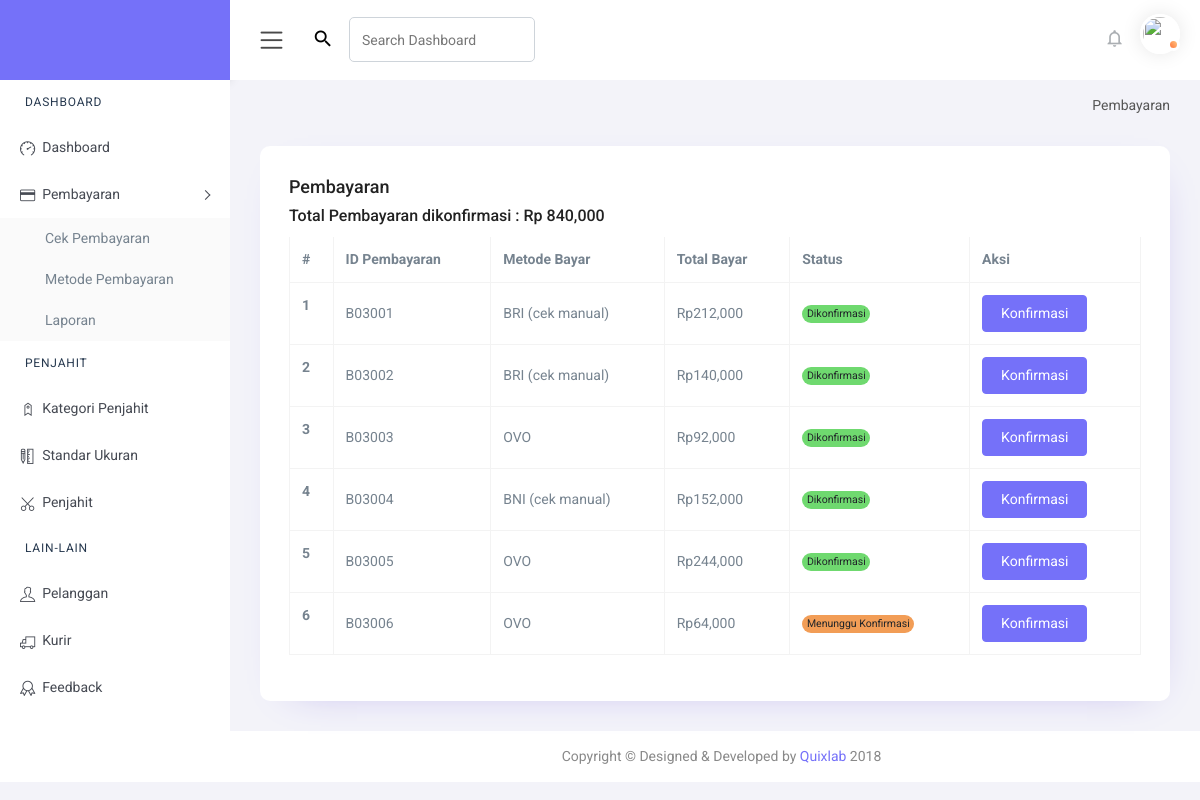
Page /admin/adminweb.php?module=cekBayar (signed in) on the committed database.
### tables this page shows
CREATE TABLE `tbl_pembayaran` (
  `idPembayaran` char(6) NOT NULL,
  `idPesanan` char(6) NOT NULL,
  `idMetodeBayar` int(11) NOT NULL,
  `biayaKirim` int(11) NOT NULL,
  `totalBayar` int(11) NOT NULL,
  `bukti` varchar(100) NOT NULL,
  `statusBayar` char(1) NOT NULL,
  `tglBayar` datetime NOT NULL,
  `cek` int(11) NOT NULL
);

CREATE TABLE `tbl_metodeBayar` (
  `idMetodeBayar` int(11) NOT NULL,
  `namaMetode` varchar(30) NOT NULL,
  `rekening` varchar(30) NOT NULL
);

### lib/config.php (called while the page is built, shortened)
<?php
$admin_url = "http://localhost/swing/admin/";
 ?>

### admin/module/pembayaran/listPembayaran.php (the view, shortened to what this page needs)
<?php
include "../lib/config.php";
include "../lib/koneksi.php";
?>
<div class="content-body">
    <div class="row page-titles mx-0">
        <div class="col p-md-0">
            <ol class="breadcrumb">
                <li class="breadcrumb-item active"><a href="javascript:void(0)">Pembayaran</a></li>
            </ol>
        </div>
    </div>
    <div class="container-fluid">
        <div class="row justify-content-center">
            <div class="col-lg-12">
                <div class="card">
                    <div class="card-body">
                        <div class="card-title">
                            <h4>Pembayaran</h4>
                            <?php
                            $kueriTotal = mysqli_query($koneksi, "SELECT * FROM tbl_pembayaran WHERE statusBayar ='S'");
                            $totalBayar = 0;
                            while ($resT = mysqli_fetch_array($kueriTotal)) {
                                $total = $resT['totalBayar'] + $resT['biayaKirim'];
                                $totalBayar = $total + $totalBayar;
                            }
                            ?>
                            <h5>Total Pembayaran dikonfirmasi : Rp <?php echo number_format($totalBayar);?></h5>
                        </div>
                        <div class="table-responsive">
                            <table class="table table-bordered verticle-middle">
                                <thead>
                                    <tr>
                                        <th>#</th>
                                        <th>ID Pembayaran</th>
                                        <th>Metode Bayar</th>
                                        <th>Total Bayar</th>
                                        <th>Status</th>
                                        <th>Aksi</th>
                                    </tr>
                                </thead>
                                <tbody>
                                    <?php
                                    $kueri = mysqli_query($koneksi, "SELECT * FROM tbl_pembayaran A INNER JOIN tbl_metodeBayar B ON A.idMetodeBayar = B.idMetodeBayar WHERE A.bukti <> ''");
                                    $no = 1;
                                    while ($res = mysqli_fetch_array($kueri)) {
                                    ?>
                                        <tr>
                                            <th><?php echo $no; ?></th>
                                            <td><?php echo $res['idPembayaran']; ?></td>
                                            <td><?php echo $res['namaMetode']; ?></td>
                                            <td><?php echo "Rp" . number_format($res['biayaKirim'] + $res['totalBayar']); ?></td>
                                            <td><?php if ($res['statusBayar'] == 'B') {
                                                    echo "<span class='badge badge-pill badge-warning'>Menunggu Konfirmasi</span>";
                                                } else {
                                                    echo "<span class='badge badge-pill badge-success'>Dikonfirmasi</span>";
                                                } ?>
                                            </td>
                                            <td><a class="btn btn-primary" href="<?php echo $admin_url; ?>adminweb.php?module=cekPembayaran&id=<?php echo $res['idPembayaran'] ?>"> <span>Konfirmasi</span></a></td>
                                        </tr>
                                    <?php $no++;
                                    } ?>
                                </tbody>
                            </table>
                        </div>
                    </div>
                </div>
            </div>
        </div>
    </div>
</div>

### admin/adminweb.php (shortened to what this page needs)
<?php
include "../lib/koneksi.php";
include "../lib/config.php";
?>
<!DOCTYPE html>
<html lang="en">
<head>
    <link rel="stylesheet" type="text/css" href="https://use.fontawesome.com/releases/v5.4.1/css/all.css">
    <link rel="stylesheet" href="asset/icons/themify-icons/themify-icons.css">
    <link href="asset/css/style.css" rel="stylesheet">
    <link href="asset/plugins/bootstrap-material-datetimepicker/css/bootstrap-material-datetimepicker.css"
        rel="stylesheet">
    <link href="asset/plugins/bootstrap-datepicker/bootstrap-datepicker.min.css" rel="stylesheet">
    <link rel="stylesheet" href="https://ajax.googleapis.com/ajax/libs/jqueryui/1.12.1/themes/smoothness/jquery-ui.css">
    <link href="asset/plugins/timepicker/bootstrap-timepicker.min.css" rel="stylesheet">
    <link href="asset/plugins/bootstrap-daterangepicker/daterangepicker.css" rel="stylesheet">
</head>
<body>
    <div id="main-wrapper">
        <div class="nav-header">
            <div class="brand-logo">
                <a href="adminweb.php?module=home">
                </a>
            </div>
        </div>
        <div class="header">
            <div class="header-content clearfix">
                <div class="nav-control">
                    <div class="hamburger">
                        <span class="toggle-icon"><i class="icon-menu"></i></span>
                    </div>
                </div>
                <div class="header-left">
                    <div class="input-group icons">
                        <div class="input-group-prepend">
                            <span class="input-group-text bg-transparent border-0 pr-2 pr-sm-3" id="basic-addon1"><i
                                    class="mdi mdi-magnify"></i></span>
                        </div>
                        <input type="search" class="form-control" placeholder="Search Dashboard"
                            aria-label="Search Dashboard">
                    </div>
                </div>
                <div class="header-right">
                    <ul class="clearfix">
                        <li class="icons dropdown">
                        </li>
                        <?php if(!empty($_SESSION['id_penjahit'])){ ?>
                        <li class="icons dropdown">
                            <a href="javascript:void(0)" data-toggle="dropdown" id="seen">
                                <i class="mdi mdi-bell-outline"></i>
                                <span class="badge badge-pill gradient-2" id="count"></span>
                            </a>
                            <div class="drop-down animated fadeIn dropdown-menu dropdown-notfication">
                                <div class="dropdown-content-heading d-flex justify-content-between">
                                    <span class=""><span id="count-text"></span> Notifikasi Baru</span>
                                </div>
                                <div class="dropdown-content-body"
                                    style="overflow: scroll;height:250px;overflow-x: hidden;">
                                    <ul id="notifikasi-pesanan">
                                    </ul>
                                </div>
                            </div>
                        </li>
                        <?php }else{?>
                        <li class="icons dropdown">
                            <a href="javascript:void(0)" data-toggle="dropdown" id="seen-admin">
                                <i class="mdi mdi-bell-outline"></i>
                            </a>
                        </li>
                        <?php }?>
                        <li class="icons dropdown">
                            <div class="user-img c-pointer position-relative" data-toggle="dropdown">
                                <span class="activity active"></span>
                                <?php if($_SESSION['level']=="penjahit"){
                                     $id = $_SESSION['id_penjahit'];
                                     $kueri = mysqli_query($koneksi, "SELECT * FROM tbl_penjahit WHERE idPenjahit = '$id'");
                                     while ($res=mysqli_fetch_array($kueri)) {?>
                                <img src="upload/<?php echo $res['foto'];?>" height="40" alt="">
                                <?php }}else{ ?>
                                <img src="../assets/img/admin.png" height="40" alt="">
                                <?php } ?>
                            </div>
                        </li>
                    </ul>
                </div>
            </div>
        </div>
        <div class="nk-sidebar">
            <div class="nk-nav-scroll">
                <ul class="metismenu" id="menu">
                    <?php if($_SESSION['level']=="admin"){ ?>
                    <li class="nav-label">Dashboard </li>
                    <li>
                        <a href="adminweb.php?module=home" aria-expanded="false">
                            <i class="icon-speedometer menu-icon"></i><span class="nav-text">Dashboard</span>
                        </a>
                    </li>
                    <li>
                        <a class="has-arrow" href="javascript:void()" aria-expanded="false">
                            <i class="ti-credit-card"></i><span class="nav-text">Pembayaran</span>
                        </a>
                        <ul aria-expanded="false">
                            <li><a href="adminweb.php?module=cekBayar">Cek Pembayaran</a></li>
                            <li><a href="adminweb.php?module=metodeBayar">Metode Pembayaran</a></li>
                            <li><a href="adminweb.php?module=laporanBayar">Laporan</a></li>
                        </ul>
                    </li>
                    <li class="nav-label">PENJAHIT</li>
                    <li>
                        <a href="adminweb.php?module=kategoriPenjahit" aria-expanded="false">
                            <i class="ti-tag" aria-hidden="true"></i><span class="nav-text">Kategori Penjahit</span>
                        </a>
                    </li>
                    <li>
                        <a href="adminweb.php?module=namaUkuran" aria-expanded="false">
                            <i class="ti-ruler-pencil" aria-hidden="true"></i><span class="nav-text">Standar
                                Ukuran</span>
                        </a>
                    </li>
                    <li>
                        <a href="adminweb.php?module=laporanPenjahit" aria-expanded="false">
                            <i class="ti-cut"></i><span class="nav-text">Penjahit</span>
                        </a>
                    </li>
                    <li class="nav-label">LAIN-LAIN</li>
                    <li>
                        <a href="adminweb.php?module=laporanPelanggan" aria-expanded="false">
                            <i class="ti-user"></i><span class="nav-text">Pelanggan</span>
                        </a>
                    </li>
                    <li>
                        <a href="adminweb.php?module=kurir" aria-expanded="false">
                            <i class="ti-truck"></i><span class="nav-text">Kurir</span>
                        </a>
                    </li>
                    <li>
                        <a href="adminweb.php?module=feedback" aria-expanded="false">
                            <i class="icon-badge menu-icon"></i><span class="nav-text">Feedback</span>
                        </a>
                    </li>
                    <?php } ?>
                </ul>
            </div>
        </div>
        <?php
        if($_GET['module'] == 'home'){
            include "module/home/home.php";
        }elseif($_GET['module'] == 'homePenjahit'){
            include "module/home/homePenjahit.php";
        }
        elseif ($_GET['module'] == 'kategoriPenjahit'){
            include "module/kategoriPenjahit/listKategori.php";
        }elseif ($_GET['module'] == 'tambahKategori'){
            include "module/kategoriPenjahit/tambahKategori.php";
        }elseif ($_GET['module'] == 'ubahKategori'){
            include "module/kategoriPenjahit/ubahKategori.php";
        }
        elseif ($_GET['module'] == 'metodeBayar'){
            include "module/metodeBayar/listMetode.php";
        }elseif ($_GET['module'] == 'tambahMetode'){
            include "module/metodeBayar/tambahMetode.php";
        }elseif ($_GET['module'] == 'ubahMetode'){
            include "module/metodeBayar/ubahMetode.php";
        }
        elseif ($_GET['module'] == 'cekBayar'){
            include "module/pembayaran/listPembayaran.php";
        }elseif ($_GET['module'] == 'cekPembayaran'){
            include "module/pembayaran/cekPembayaran.php";
        }
        elseif ($_GET['module'] == 'kurir'){
            include "module/kurir/listKurir.php";
        }elseif ($_GET['module'] == 'tambahKurir'){
            include "module/kurir/tambahKurir.php";
        }elseif ($_GET['module'] == 'ubahKurir'){
            include "module/kurir/ubahKurir.php";
        }
        elseif ($_GET['module'] == 'namaUkuran'){
            include "module/namaUkuran/listNamaUkuran.php";
        }elseif ($_GET['module'] == 'tambahNamaUkuran'){
            include "module/namaUkuran/tambahNamaUkuran.php";
        }elseif ($_GET['module'] == 'ubahNamaUkuran'){
            include "module/namaUkuran/ubahNamaUkuran.php";
        }
        elseif ($_GET['module'] == 'lihatPelanggan'){
            include "module/pelanggan/listPelanggan.php";
        }
         elseif ($_GET['module'] == 'penjahit'){
            include "module/penjahit/listPenjahit.php";
        }
         elseif ($_GET['module'] == 'feedback'){
            include "module/feedback/listFeedback.php";
        }
        elseif ($_GET['module'] == 'lihatKatalog'){
            include "module/katalog/listKatalog.php";
        }elseif ($_GET['module'] == 'tambahKatalog'){
            include "module/katalog/tambahKatalog.php";
        }elseif ($_GET['module'] == 'ubahKatalog'){
            include "module/katalog/ubahKatalog.php";
        }
        elseif ($_GET['module'] == 'lihatUkuran'){
            include "module/ukuran/listUkuran.php";
        }elseif ($_GET['module'] == 'tambahUkuran'){
            include "module/ukuran/tambahUkuran.php";
        }elseif ($_GET['module'] == 'ubahUkuran'){
            include "module/ukuran/ubahUkuran.php";
        }
        elseif ($_GET['module'] == 'profilPenjahit'){
            include "module/penjahit/profilPenjahit.php";
        }
        elseif ($_GET['module'] == 'lihatPesanan'){
            include "module/pesanan/listPesanan.php";
        }elseif ($_GET['module'] == 'detailPesanan'){
            include "module/pesanan/detailPesanan.php";
        }elseif ($_GET['module'] == 'cetakData'){
            include "module/pesanan/cetakData.php";
        }
        elseif ($_GET['module'] == 'laporanPesanan'){
            include "module/laporan/laporanPesanan.php";
        } elseif ($_GET['module'] == 'laporanPenjahit'){
            include "module/laporan/laporanPenjahit.php";
        }elseif ($_GET['module'] == 'detailPenjahit'){
            include "module/laporan/detailPenjahit.php";
        } elseif ($_GET['module'] == 'laporanPelanggan'){
            include "module/laporan/laporanPelangganAdmin.php";
        } elseif ($_GET['module'] == 'laporanPendapatan'){
            include "module/laporan/laporanPendapatan.php";
        }elseif ($_GET['module'] == 'laporanBayar'){
            include "module/laporan/laporanPembayaran.php";
        }
        elseif ($_GET['module'] == 'ulasan'){
            include "module/ulasan/ulasan.php";
        }
        elseif ($_GET['module'] == 'profilAdmin'){
            include "module/admin/profilAdmin.php";
        }
        ?>
        <div class="footer">
            <div class="copyright">
                <p>Copyright &copy; Designed & Developed by <a href="https://themeforest.net/user/quixlab">Quixlab</a>
                    2018</p>
            </div>
        </div>
    </div>
</body>
</html>

### rows in the picture
tbl_pembayaran: idPembayaran "B03001", idMetodeBayar.namaMetode "BRI (cek manual)", $res['biayaKirim'] + $res['totalBayar'] "212,000", statusBayar "Dikonfirmasi"
tbl_pembayaran: idPembayaran "B03002", idMetodeBayar.namaMetode "BRI (cek manual)", $res['biayaKirim'] + $res['totalBayar'] "140,000", statusBayar "Dikonfirmasi"
tbl_pembayaran: idPembayaran "B03003", idMetodeBayar.namaMetode "OVO", $res['biayaKirim'] + $res['totalBayar'] "92,000", statusBayar "Dikonfirmasi"
tbl_pembayaran: idPembayaran "B03004", idMetodeBayar.namaMetode "BNI (cek manual)", $res['biayaKirim'] + $res['totalBayar'] "152,000", statusBayar "Dikonfirmasi"
tbl_pembayaran: idPembayaran "B03005", idMetodeBayar.namaMetode "OVO", $res['biayaKirim'] + $res['totalBayar'] "244,000", statusBayar "Dikonfirmasi"
tbl_pembayaran: idPembayaran "B03006", idMetodeBayar.namaMetode "OVO", $res['biayaKirim'] + $res['totalBayar'] "64,000", statusBayar "Menunggu Konfirmasi"

### other values in the picture
$totalBayar "840,000"
